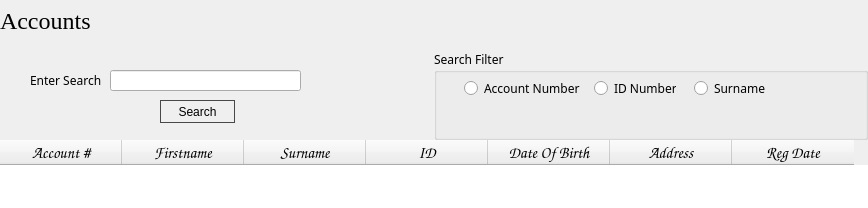
                   <widget class="QWidget" name="acc_search">
                    <layout class="QVBoxLayout" name="verticalLayout_9">
                     <property name="spacing">
                      <number>0</number>
                     </property>
                     <property name="leftMargin">
                      <number>0</number>
                     </property>
                     <property name="topMargin">
                      <number>0</number>
                     </property>
                     <property name="rightMargin">
                      <number>0</number>
                     </property>
                     <property name="bottomMargin">
                      <number>0</number>
                     </property>
                     <item>
                      <widget class="QWidget" name="widget_58" native="true">
                       <property name="minimumSize">
                        <size>
                         <width>0</width>
                         <height>50</height>
                        </size>
                       </property>
                       <widget class="QLabel" name="label_35">
                        <property name="geometry">
                         <rect>
                          <x>0</x>
                          <y>0</y>
                          <width>151</width>
                          <height>41</height>
                         </rect>
                        </property>
                        <property name="font">
                         <font>
                          <family>Georgia</family>
                          <pointsize>18</pointsize>
                          <weight>50</weight>
                          <italic>false</italic>
                          <bold>false</bold>
                         </font>
                        </property>
                        <property name="text">
                         <string>Accounts</string>
                        </property>
                       </widget>
                      </widget>
                     </item>
                     <item>
                      <widget class="QWidget" name="widget_19" native="true">
                       <property name="minimumSize">
                        <size>
                         <width>0</width>
                         <height>90</height>
                        </size>
                       </property>
                       <layout class="QHBoxLayout" name="horizontalLayout_10">
                        <property name="spacing">
                         <number>0</number>
                        </property>
                        <property name="leftMargin">
                         <number>0</number>
                        </property>
                        <property name="topMargin">
                         <number>0</number>
                        </property>
                        <property name="rightMargin">
                         <number>0</number>
                        </property>
                        <property name="bottomMargin">
                         <number>0</number>
                        </property>
                        <item>
                         <widget class="QWidget" name="widget_20" native="true">
                          <widget class="QLabel" name="label_7">
                           <property name="geometry">
                            <rect>
                             <x>30</x>
                             <y>20</y>
                             <width>81</width>
                             <height>20</height>
                            </rect>
                           </property>
                           <property name="font">
                            <font>
                             <family>Arial Rounded MT Bold</family>
                             <pointsize>9</pointsize>
                             <weight>50</weight>
                             <italic>false</italic>
                             <bold>false</bold>
                            </font>
                           </property>
                           <property name="text">
                            <string>Enter Search</string>
                           </property>
                          </widget>
                          <widget class="QPushButton" name="btnAccSearch">
                           <property name="geometry">
                            <rect>
                             <x>160</x>
                             <y>50</y>
                             <width>75</width>
                             <height>23</height>
                            </rect>
                           </property>
                           <property name="styleSheet">
                            <string notr="true">QPushButton:hover {	
	background-color: qlineargradient(spread:pad, x1:0, y1:0, x2:1, y2:1, stop:0 rgba(153, 153, 153, 122), stop:1 rgba(196, 196, 196, 106));
}

QPushButton {	
	border:1px solid rgb(72, 72, 72)
}</string>
                           </property>
                           <property name="text">
                            <string>Search</string>
                           </property>
                           <property name="shortcut">
                            <string>Return</string>
                           </property>
                          </widget>
                          <widget class="QLineEdit" name="txtSearch">
                           <property name="geometry">
                            <rect>
                             <x>110</x>
                             <y>20</y>
                             <width>191</width>
                             <height>21</height>
                            </rect>
                           </property>
                          </widget>
                          <widget class="QLabel" name="lblsearch">
                           <property name="geometry">
                            <rect>
                             <x>310</x>
                             <y>20</y>
                             <width>121</width>
                             <height>21</height>
                            </rect>
                           </property>
                           <property name="font">
                            <font>
                             <family>Segoe UI</family>
                             <weight>50</weight>
                             <italic>false</italic>
                             <bold>false</bold>
                            </font>
                           </property>
                           <property name="styleSheet">
                            <string notr="true">color: rgb(255, 0, 0);</string>
                           </property>
                           <property name="text">
                            <string/>
                           </property>
                          </widget>
                         </widget>
                        </item>
                        <item>
                         <widget class="QGroupBox" name="groupBox">
                          <property name="font">
                           <font>
                            <family>Arial Rounded MT Bold</family>
                            <weight>50</weight>
                            <italic>false</italic>
                            <bold>false</bold>
                           </font>
                          </property>
                          <property name="title">
                           <string>Search Filter</string>
                          </property>
                          <widget class="QRadioButton" name="radioButton">
                           <property name="geometry">
                            <rect>
                             <x>30</x>
                             <y>30</y>
                             <width>121</width>
                             <height>17</height>
                            </rect>
                           </property>
                           <property name="font">
                            <font>
                             <family>Arial Rounded MT Bold</family>
                             <weight>50</weight>
                             <italic>false</italic>
                             <bold>false</bold>
                            </font>
                           </property>
                           <property name="text">
                            <string>Account Number</string>
                           </property>
                          </widget>
                          <widget class="QRadioButton" name="radioButton_2">
                           <property name="geometry">
                            <rect>
                             <x>160</x>
                             <y>30</y>
                             <width>82</width>
                             <height>17</height>
                            </rect>
                           </property>
                           <property name="font">
                            <font>
                             <family>Arial Rounded MT Bold</family>
                             <weight>50</weight>
                             <italic>false</italic>
                             <bold>false</bold>
                            </font>
                           </property>
                           <property name="text">
                            <string>ID Number</string>
                           </property>
                          </widget>
                          <widget class="QRadioButton" name="radioButton_3">
                           <property name="geometry">
                            <rect>
                             <x>260</x>
                             <y>30</y>
                             <width>82</width>
                             <height>17</height>
                            </rect>
                           </property>
                           <property name="font">
                            <font>
                             <family>Arial Rounded MT Bold</family>
                             <weight>50</weight>
                             <italic>false</italic>
                             <bold>false</bold>
                            </font>
                           </property>
                           <property name="text">
                            <string>Surname</string>
                           </property>
                          </widget>
                         </widget>
                        </item>
                       </layout>
                      </widget>
                     </item>
                     <item>
                      <widget class="QTableWidget" name="accounts_table">
                       <property name="styleSheet">
                        <string notr="true">border: 0px;</string>
                       </property>
                       <property name="sizeAdjustPolicy">
                        <enum>QAbstractScrollArea::AdjustToContents</enum>
                       </property>
                       <property name="editTriggers">
                        <set>QAbstractItemView::NoEditTriggers</set>
                       </property>
                       <property name="alternatingRowColors">
                        <bool>true</bool>
                       </property>
                       <property name="selectionBehavior">
                        <enum>QAbstractItemView::SelectRows</enum>
                       </property>
                       <property name="verticalScrollMode">
                        <enum>QAbstractItemView::ScrollPerPixel</enum>
                       </property>
                       <property name="horizontalScrollMode">
                        <enum>QAbstractItemView::ScrollPerPixel</enum>
                       </property>
                       <property name="showGrid">
                        <bool>false</bool>
                       </property>
                       <property name="wordWrap">
                        <bool>true</bool>
                       </property>
                       <attribute name="horizontalHeaderDefaultSectionSize">
                        <number>122</number>
                       </attribute>
                       <attribute name="horizontalHeaderHighlightSections">
                        <bool>false</bool>
                       </attribute>
                       <attribute name="verticalHeaderVisible">
                        <bool>false</bool>
                       </attribute>
                       <column>
                        <property name="text">
                         <string>Account #</string>
                        </property>
                        <property name="font">
                         <font>
                          <family>Comic Sans MS</family>
                          <pointsize>12</pointsize>
                          <weight>50</weight>
                          <bold>false</bold>
                         </font>
                        </property>
                       </column>
                       <column>
                        <property name="text">
                         <string>Firstname</string>
                        </property>
                        <property name="font">
                         <font>
                          <family>Comic Sans MS</family>
                          <pointsize>12</pointsize>
                          <weight>50</weight>
                          <bold>false</bold>
                         </font>
                        </property>
                       </column>
                       <column>
                        <property name="text">
                         <string>Surname</string>
                        </property>
                        <property name="font">
                         <font>
                          <family>Comic Sans MS</family>
                          <pointsize>12</pointsize>
                          <weight>50</weight>
                          <bold>false</bold>
                          <kerning>false</kerning>
                         </font>
                        </property>
                       </column>
                       <column>
                        <property name="text">
                         <string>ID</string>
                        </property>
                        <property name="font">
                         <font>
                          <family>Comic Sans MS</family>
                          <pointsize>12</pointsize>
                          <weight>50</weight>
                          <bold>false</bold>
                          <kerning>false</kerning>
                         </font>
                        </property>
                       </column>
                       <column>
                        <property name="text">
                         <string>Date Of Birth</string>
                        </property>
                        <property name="font">
                         <font>
                          <family>Comic Sans MS</family>
                          <pointsize>12</pointsize>
                          <weight>50</weight>
                          <bold>false</bold>
                          <kerning>false</kerning>
                         </font>
                        </property>
                       </column>
                       <column>
                        <property name="text">
                         <string>Address</string>
                        </property>
                        <property name="font">
                         <font>
                          <family>Comic Sans MS</family>
                          <pointsize>12</pointsize>
                          <weight>50</weight>
                          <bold>false</bold>
                          <kerning>false</kerning>
                         </font>
                        </property>
                       </column>
                       <column>
                        <property name="text">
                         <string>Reg Date</string>
                        </property>
                        <property name="font">
                         <font>
                          <family>Comic Sans MS</family>
                          <pointsize>12</pointsize>
                          <weight>50</weight>
                          <bold>false</bold>
                          <kerning>false</kerning>
                         </font>
                        </property>
                       </column>
                      </widget>
                     </item>
                    </layout>
                   </widget>
